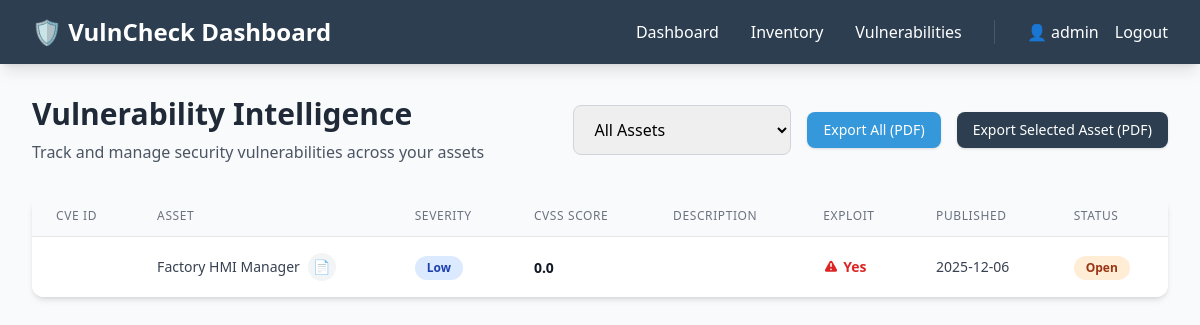
Screenshot of /vulnerabilities (signed in) with the database file from the repository.
### tables this page shows
CREATE TABLE users (
            id INTEGER PRIMARY KEY AUTOINCREMENT,
            username TEXT UNIQUE NOT NULL,
            email TEXT UNIQUE NOT NULL,
            password_hash TEXT NOT NULL,
            created_at TIMESTAMP DEFAULT CURRENT_TIMESTAMP
        );

CREATE TABLE vulnerabilities (
            id INTEGER PRIMARY KEY AUTOINCREMENT,
            cve_id TEXT UNIQUE NOT NULL,
            asset_id INTEGER,
            severity TEXT,
            cvss_score REAL,
            description TEXT,
            exploit_available INTEGER,
            published_date DATE,
            status TEXT,
            last_updated TIMESTAMP DEFAULT CURRENT_TIMESTAMP,
            FOREIGN KEY (asset_id) REFERENCES assets(id) ON DELETE CASCADE
        );

CREATE TABLE assets (
            id INTEGER PRIMARY KEY AUTOINCREMENT,
            name TEXT NOT NULL,
            type TEXT NOT NULL,
            cpe_string TEXT,
            ip_address TEXT,
            software TEXT,
            version TEXT,
            criticality TEXT,
            added_date DATE,
            user_id INTEGER,
            FOREIGN KEY (user_id) REFERENCES users(id)
        );

### app.py (the view)
@app.route('/vulnerabilities')
@login_required
def vulnerabilities_view():
    conn = get_db()
    cursor = conn.cursor()
    cursor.execute("SELECT * FROM assets WHERE user_id = ?", (current_user.id,))
    assets = [dict_from_row(row) for row in cursor.fetchall()]
    cursor.execute("""
        SELECT v.*, a.name as asset_name
        FROM vulnerabilities v
        JOIN assets a ON v.asset_id = a.id
        WHERE a.user_id = ?
        ORDER BY v.cvss_score DESC, v.last_updated DESC
    """, (current_user.id,))
    vulnerabilities = [dict_from_row(row) for row in cursor.fetchall()]
    return render_template('vulnerabilities.html', vulnerabilities=vulnerabilities, assets=assets)

### app.py (called while the page is built)
@login_manager.user_loader
def load_user(user_id):
    conn = get_db()
    cursor = conn.cursor()
    cursor.execute("SELECT * FROM users WHERE id = ?", (user_id,))
    user_data = cursor.fetchone()
    if user_data:
        return User(user_data[0], user_data[1], user_data[2])
    return None

def get_db():
    if 'db' not in g:
        g.db = sqlite3.connect(DATABASE)
        g.db.row_factory = sqlite3.Row
    return g.db

@app.before_request
def setup_vulncheck_api():
    if 'vulncheck_api' not in g:
        g.vulncheck_api = VulnCheckAPI(app.config['VULNCHECK_API_KEY'], app.config['VULNCHECK_BASE_URL'])

def dict_from_row(row):
    return dict(zip(row.keys(), row)) if row else None

### templates/vulnerabilities.html (shortened to what this page needs)
{% extends "base.html" %}
{% block content %}
<div class="flex justify-between items-center mb-8">
    <div>
        <h2 class="text-3xl font-bold text-gray-800">Vulnerability Intelligence</h2>
        <p class="text-gray-600 mt-2">Track and manage security vulnerabilities across your assets</p>
    </div>
    <div class="flex items-center space-x-4">
        <select id="assetFilter"
                class="px-4 py-3 border border-gray-300 rounded-lg focus:ring-2 focus:ring-primary focus:border-transparent transition duration-150">
            <option value="">All Assets</option>
        </select>
        <a href="{{ url_for('export_vulnerabilities_pdf') }}"
           class="bg-primary text-white px-4 py-2 rounded-lg shadow hover:opacity-95 transition duration-150 text-sm">
            Export All (PDF)
        </a>
        <button id="exportSelectedBtn"
                class="bg-secondary text-white px-4 py-2 rounded-lg shadow hover:opacity-95 transition duration-150 text-sm">
            Export Selected Asset (PDF)
        </button>
    </div>
</div>
<div class="bg-white rounded-xl shadow-md overflow-hidden">
    <div class="overflow-x-auto">
        <table class="min-w-full divide-y divide-gray-200">
            <thead class="bg-gray-50">
                <tr>
                    <th class="px-6 py-3 text-left text-xs font-medium text-gray-500 uppercase tracking-wider">CVE ID</th>
                    <th class="px-6 py-3 text-left text-xs font-medium text-gray-500 uppercase tracking-wider">Asset</th>
                    <th class="px-6 py-3 text-left text-xs font-medium text-gray-500 uppercase tracking-wider">Severity</th>
                    <th class="px-6 py-3 text-left text-xs font-medium text-gray-500 uppercase tracking-wider">CVSS Score</th>
                    <th class="px-6 py-3 text-left text-xs font-medium text-gray-500 uppercase tracking-wider">Description</th>
                    <th class="px-6 py-3 text-left text-xs font-medium text-gray-500 uppercase tracking-wider">Exploit</th>
                    <th class="px-6 py-3 text-left text-xs font-medium text-gray-500 uppercase tracking-wider">Published</th>
                    <th class="px-6 py-3 text-left text-xs font-medium text-gray-500 uppercase tracking-wider">Status</th>
                </tr>
            </thead>
            <tbody id="vulnTableBody" class="bg-white divide-y divide-gray-200">
                {% for vuln in vulnerabilities %}
                <tr data-asset-id="{{ vuln.asset_id }}" class="hover:bg-gray-50 transition duration-150">
                    <td class="px-6 py-4 whitespace-nowrap">
                    </td>
                    <td class="px-6 py-4 whitespace-nowrap text-sm text-gray-700 flex items-center space-x-2">
                        <span>{{ vuln.asset_name }}</span>
                        <a href="{{ url_for('export_asset_vulnerabilities_pdf', asset_id=vuln.asset_id) }}"
                           title="Export vulnerabilities for this asset (PDF)"
                           class="inline-flex items-center justify-center w-7 h-7 rounded-full bg-gray-100 hover:bg-gray-200 text-sm text-gray-700 transition">
                            📄
                        </a>
                    </td>
                    <td class="px-6 py-4 whitespace-nowrap">
                        {% if vuln.severity == 'Critical' %}
                        <span class="inline-flex px-3 py-1 text-xs font-semibold rounded-full bg-red-100 text-red-800">
                            Critical
                        </span>
                        {% elif vuln.severity == 'High' %}
                        <span class="inline-flex px-3 py-1 text-xs font-semibold rounded-full bg-orange-100 text-orange-800">
                            High
                        </span>
                        {% elif vuln.severity == 'Medium' %}
                        <span class="inline-flex px-3 py-1 text-xs font-semibold rounded-full bg-yellow-100 text-yellow-800">
                            Medium
                        </span>
                        {% else %}
                        <span class="inline-flex px-3 py-1 text-xs font-semibold rounded-full bg-blue-100 text-blue-800">
                            Low
                        </span>
                        {% endif %}
                    </td>
                    <td class="px-6 py-4 whitespace-nowrap">
                        <span class="text-sm font-bold text-gray-900">{{ vuln.cvss_score }}</span>
                    </td>
                    <td class="px-6 py-4 text-sm text-gray-700 max-w-md">
                    </td>
                    <td class="px-6 py-4 whitespace-nowrap text-sm">
                        {% if vuln.exploit_available %}
                        <span class="text-red-600 font-semibold flex items-center">
                            Yes
                        </span>
                        {% else %}
                        <span class="text-green-600">No</span>
                        {% endif %}
                    </td>
                    <td class="px-6 py-4 whitespace-nowrap text-sm text-gray-700">
                        {{ vuln.published_date }}
                    </td>
                    <td class="px-6 py-4 whitespace-nowrap">
                        <span class="inline-flex px-3 py-1 text-xs font-semibold rounded-full bg-orange-100 text-orange-800">
                            {{ vuln.status }}
                        </span>
                    </td>
                </tr>
                {% endfor %}
            </tbody>
        </table>
    </div>
</div>
{% endblock %}

### templates/base.html (shortened to what this page needs)
<!DOCTYPE html>
<html lang="en">
<head>
    <script src="https://cdn.tailwindcss.com"></script>
</head>
<body class="bg-gray-50">
    {% if current_user.is_authenticated %}
    <nav class="bg-secondary shadow-lg">
        <div class="max-w-7xl mx-auto px-4 sm:px-6 lg:px-8">
            <div class="flex justify-between h-16">
                <div class="flex items-center">
                    <h1 class="text-white text-2xl font-bold">🛡️ VulnCheck Dashboard</h1>
                </div>
                <div class="flex items-center space-x-8">
                    <a href="{{ url_for('dashboard') }}" class="text-white hover:text-gray-300 font-medium transition duration-150">
                        Dashboard
                    </a>
                    <a href="{{ url_for('inventory') }}" class="text-white hover:text-gray-300 font-medium transition duration-150">
                        Inventory
                    </a>
                    <a href="{{ url_for('vulnerabilities_view') }}" class="text-white hover:text-gray-300 font-medium transition duration-150">
                        Vulnerabilities
                    </a>
                    <div class="border-l border-gray-600 pl-8 flex items-center space-x-4">
                        <span class="text-white">👤 {{ current_user.username }}</span>
                        <a href="{{ url_for('logout') }}" class="text-white hover:text-gray-300 font-medium transition duration-150">
                            Logout
                        </a>
                    </div>
                </div>
            </div>
        </div>
    </nav>
    {% endif %}
    <div class="max-w-7xl mx-auto px-4 sm:px-6 lg:px-8 py-8">
        {% block content %}{% endblock %}
    </div>
</body>
</html>

### rows the page displays
users: username "admin"
vulnerabilities: asset_name "Factory HMI Manager", severity "Low", cvss_score "0.0", exploit_available 1 (drawn), published_date "2025-12-06", status "Open"
